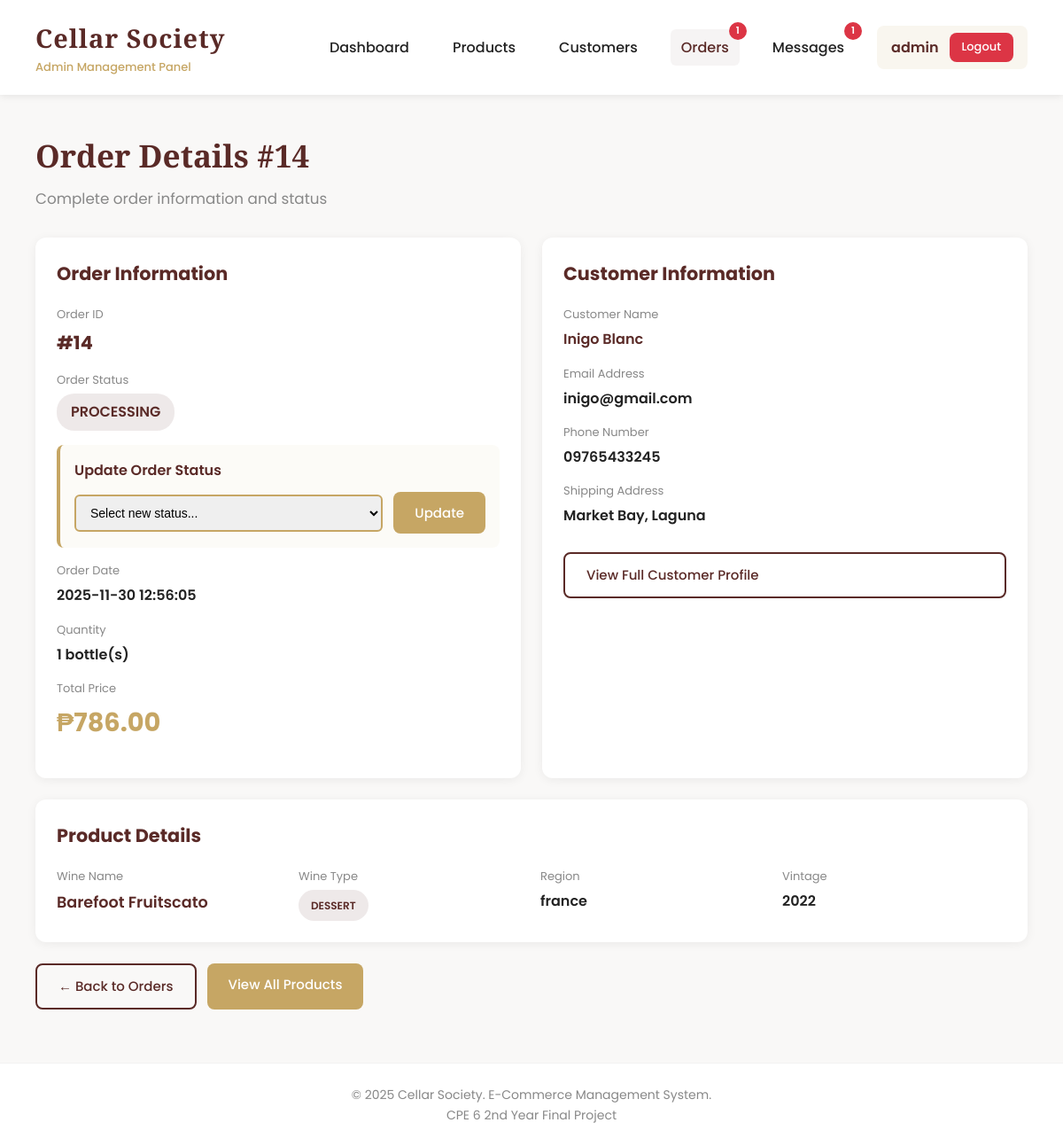
Before: /orders/14 (signed in) with the older database file.
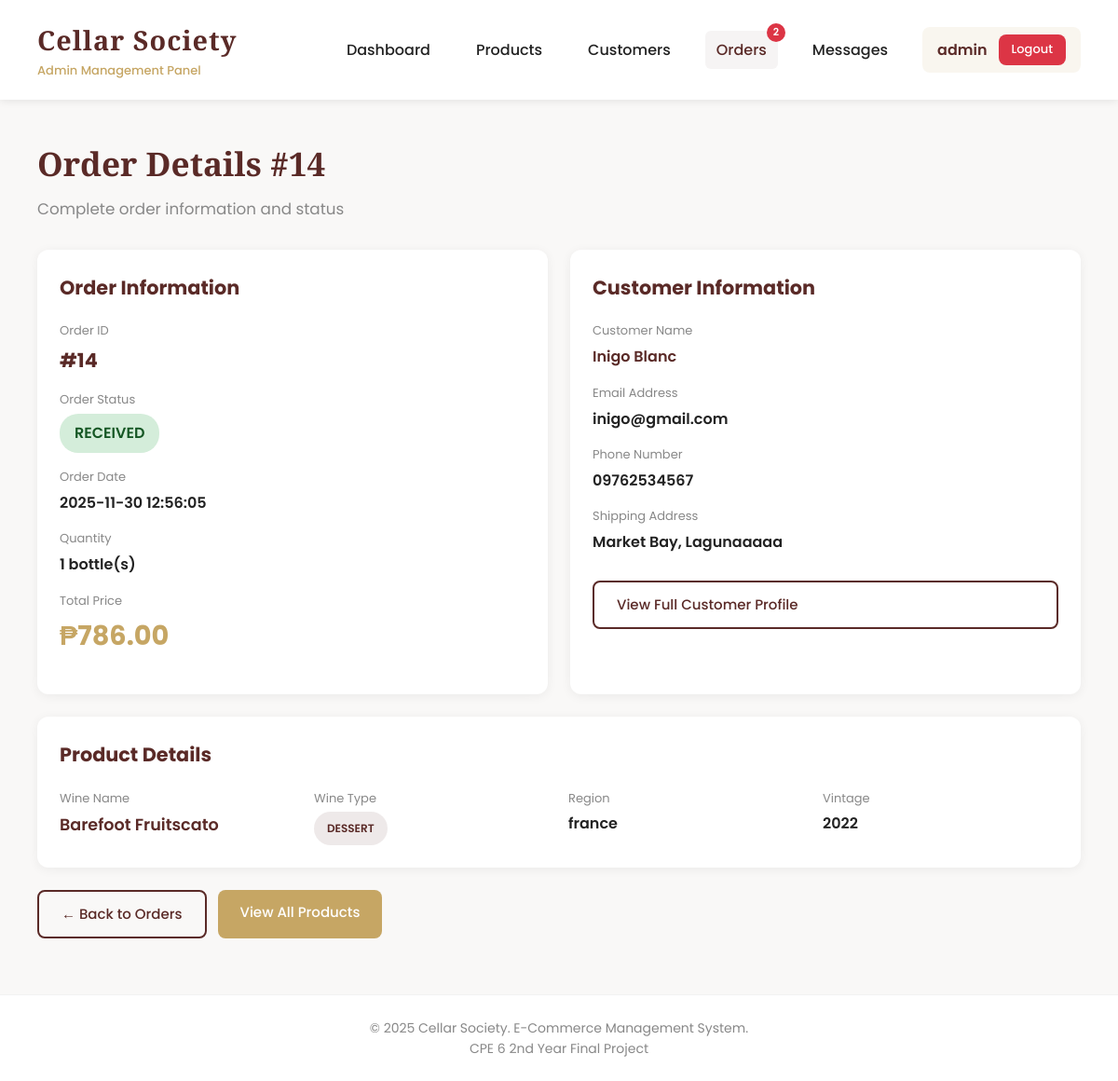
After: the same page with the newer database file.
### tables this page shows
CREATE TABLE customers (
        id INTEGER PRIMARY KEY AUTOINCREMENT,
        name TEXT NOT NULL,
        email TEXT UNIQUE NOT NULL,
        password TEXT NOT NULL,
        phone TEXT,
        address TEXT,
        joined_at TIMESTAMP DEFAULT CURRENT_TIMESTAMP
    );

### app.py (the view)
@app.route('/orders/<int:order_id>')
@login_required
def order_detail(order_id):
    conn = get_db_connection()
    order = conn.execute('''
        SELECT o.*,
               c.name as customer_name, c.email as customer_email,
               c.phone as customer_phone, c.address as customer_address,
               p.name as product_name, p.type as product_type,
               p.region as product_region, p.vintage as product_vintage
        FROM orders o
        JOIN customers c ON o.customer_id = c.id
        JOIN products p ON o.product_id = p.id
        WHERE o.id = ?
    ''', (order_id,)).fetchone()
    conn.close()
    if not order:
        flash('Order not found', 'error')
        return redirect(url_for('orders'))
    return render_template('admin/order_detail.html', order=order)

### app.py (called while the page is built)
def get_db_connection():
    conn = sqlite3.connect('cellar_society.db')
    conn.row_factory = sqlite3.Row
    return conn

def login_required(f):
    @wraps(f)
    def decorated_function(*args, **kwargs):
        if 'admin_id' not in session:
            flash('Please login first', 'error')
            return redirect(url_for('login'))
        return f(*args, **kwargs)
    return decorated_function

def get_admin_notification_counts():
    conn = get_db_connection()
    pending_orders = conn.execute('''
        SELECT COUNT(*) as count FROM orders
        WHERE status = 'Pending'
    ''').fetchone()['count']
    processing_orders = conn.execute('''
        SELECT COUNT(*) as count FROM orders
        WHERE status = 'Processing'
    ''').fetchone()['count']
    unread_messages = conn.execute('''
        SELECT COUNT(*) as count FROM messages
        WHERE sender_type = 'customer' AND is_read = 0
    ''').fetchone()['count']
    conn.close()
    total = pending_orders + processing_orders + unread_messages
    return {
        'pending_orders': pending_orders,
        'processing_orders': processing_orders,
        'unread_messages': unread_messages,
        'total': total
    }

### templates/admin/order_detail.html (shortened to what the changed rows need)
{% extends "admin/base.html" %}
{% block content %}
<div class="page-header">
    <h2>Order Details #{{ order.id }}</h2>
</div>
<div style="display: grid; grid-template-columns: 1fr 1fr; gap: 24px;">
    <div class="card">
        <div style="margin-top: 20px;">
            <div style="margin-bottom: 16px;">
                <p style="color: var(--muted); font-size: 13px; margin-bottom: 4px;">Order Status</p>
                {% if order.status == 'Pending' %}
                    <span class="badge warning" style="font-size: 16px; padding: 8px 16px;">Pending</span>
                {% elif order.status == 'Processing' %}
                    <span class="badge primary" style="font-size: 16px; padding: 8px 16px;">Processing</span>
                {% elif order.status == 'Delivered' %}
                    <span class="badge success" style="font-size: 16px; padding: 8px 16px;">Delivered</span>
                {% elif order.status == 'Received' %}
                    <span class="badge success" style="font-size: 16px; padding: 8px 16px;">Received</span>
                {% elif order.status == 'Cancelled' %}
                    <span class="badge danger" style="font-size: 16px; padding: 8px 16px;">Cancelled</span>
                {% else %}
                    <span class="badge" style="font-size: 16px; padding: 8px 16px;">{{ order.status }}</span>
                {% endif %}
            </div>
            {% if order.status not in ['Received', 'Cancelled'] %}
            <div style="margin-bottom: 16px; padding: 16px; background: rgba(198, 166, 100, 0.05); border-radius: 8px; border-left: 4px solid var(--accent);">
                <p style="font-weight: 600; color: var(--primary); margin-bottom: 12px;">Update Order Status</p>
                <form method="POST" action="{{ url_for('update_order_status', order_id=order.id) }}">
                    <div style="display: flex; gap: 12px; align-items: center;">
                        <select name="status" required
                                style="flex: 1; padding: 10px 12px; border-radius: 6px; border: 2px solid var(--accent); font-size: 14px; font-weight: 500;">
                            <option value="">Select new status...</option>
                        </select>
                        <button type="submit" class="btn accent" onclick="return confirm('Confirm status update?');">
                            Update
                        </button>
                    </div>
                </form>
            </div>
            {% endif %}
        </div>
    </div>
    <div class="card">
        <div style="margin-top: 20px;">
            <div style="margin-bottom: 16px;">
                <p style="color: var(--muted); font-size: 13px; margin-bottom: 4px;">Customer Name</p>
                <p style="font-weight: 600; color: var(--primary);">{{ order.customer_name }}</p>
            </div>
            <div style="margin-bottom: 16px;">
                <p style="color: var(--muted); font-size: 13px; margin-bottom: 4px;">Email Address</p>
                <p style="font-weight: 600;">{{ order.customer_email }}</p>
            </div>
            <div style="margin-bottom: 16px;">
                <p style="color: var(--muted); font-size: 13px; margin-bottom: 4px;">Phone Number</p>
                <p style="font-weight: 600;">{{ order.customer_phone if order.customer_phone else 'Not provided' }}</p>
            </div>
            <div style="margin-bottom: 16px;">
                <p style="color: var(--muted); font-size: 13px; margin-bottom: 4px;">Shipping Address</p>
                <p style="font-weight: 600;">{{ order.customer_address if order.customer_address else 'Not provided' }}</p>
            </div>
        </div>
    </div>
</div>
{% endblock %}

Changed rows visible on the page:
changed orders id 14: status "Processing" → "Received" (drawn)
changed customers "Inigo Blanc": phone "09765433245" → "09762534567"; address "Market Bay, Laguna" → "Market Bay, Lagunaaaaa"
Other visible differences:
{{ notifications.pending_orders + notifications.processing_orders }}: "1" → "2"
{{ notifications.unread_messages }}: "1" → (not shown)
form field status: "Select new status..." → (not shown)
text no longer shown: "PROCESSING Update Order Status Update"
text now shown: "RECEIVED"
